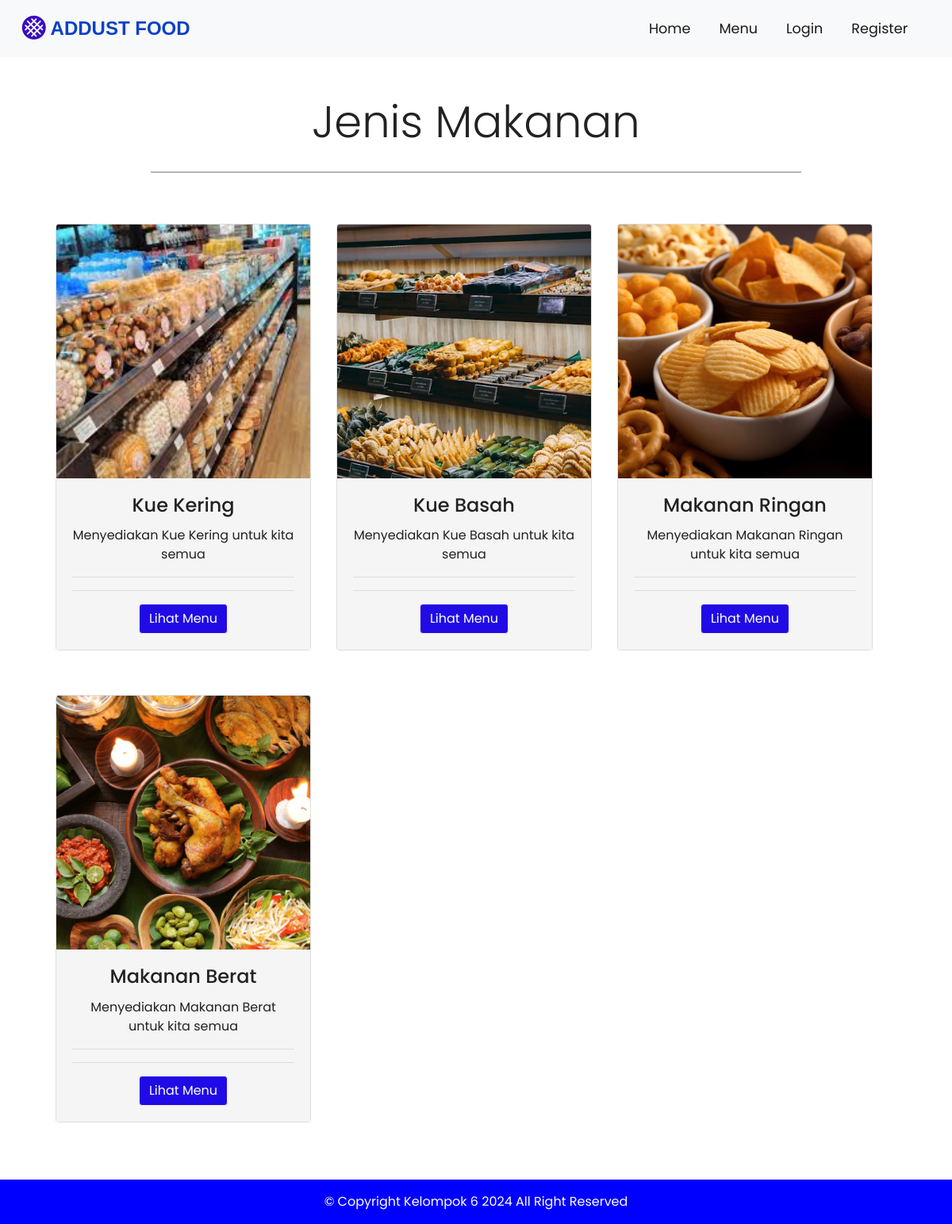
The app's page /index.php/jeniscemilan, older data.
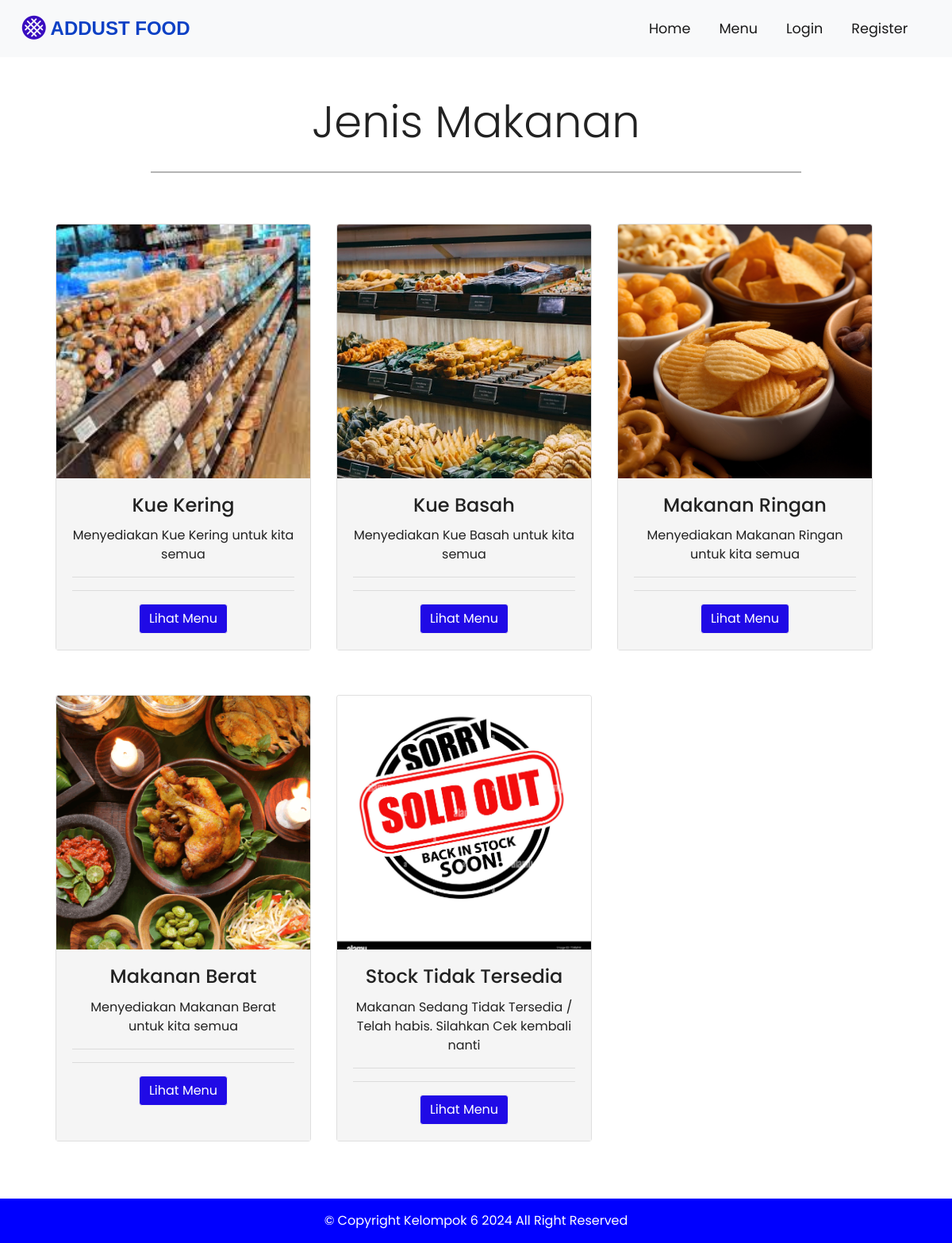
The same page, newer data.
### tables this page shows
CREATE TABLE `restaurants` (
  `r_id` int(11) NOT NULL,
  `c_id` int(11) NOT NULL,
  `name` varchar(255) NOT NULL,
  `email` varchar(255) NOT NULL,
  `phone` varchar(255) NOT NULL,
  `url` varchar(255) NOT NULL,
  `o_hr` varchar(255) NOT NULL,
  `c_hr` varchar(255) NOT NULL,
  `o_days` varchar(255) NOT NULL,
  `address` text NOT NULL,
  `img` text NOT NULL
);

### application/controllers/Jeniscemilan.php (called while the page is built, shortened)
<?php
class Jeniscemilan extends CI_Controller {
	public function index()
	{
		$this->load->model('Store_model');
		$stores= $this->Store_model->getResInfo();
		$data['stores'] = $stores;
		$this->load->view('front/partials/header');
		$this->load->view('front/jeniscemilan',$data);
		$this->load->view('front/partials/footer');
	}
}

### index.php (called while the page is built, shortened)
<?php
require_once BASEPATH.'core/CodeIgniter.php';

### application/models/Store_model.php (called while the page is built, shortened)
<?php
class Store_model extends CI_Model {
    public function getResInfo() {
        $this->db->select('*');
        $this->db->from('restaurants');
        $this->db->join('res_category','restaurants.c_id = res_category.c_id');
        $result = $this->db->get()->result_array();
        return $result;
    }
}

### application/views/front/jeniscemilan.php (the view, shortened to what this page needs)
<div class="container-fluid padding">
    <div class="row welcome text-center welcome">
        <div class="col-12">
            <h1 class="display-4">Jenis Makanan</h1>
        </div>
        <hr>
    </div>
</div>
<div class="container text-center padding dish-card">
    <div class="row container">
        <?php if(!empty($stores)) { ?>
        <?php foreach($stores as $store) { ?>
        <div class="col-md-6 col-lg-4 d-flex align-items-stretch">
            <div class="card mb-4 shadow-sm">
                <?php $image = $store['img'];?>
                <img class="card-img-top" src="<?php echo base_url().'public/uploads/restaurant/thumb/'.$image; ?>">
                <div class="card-body">
                    <h4 class="card-title"><?php echo $store['name']; ?></h4>
                    <p class="card-text mb-0"><?php echo $store['address']; ?></p>
                    <hr>
                    <hr>
                    <a href="<?php echo base_url().'dish/list/'.$store['r_id']; ?>" class="btn btn-primary">Lihat
                        Menu</a>
                </div>
            </div>
        </div>
        <?php } ?>
        <?php } else { ?>
        <h1>No records found</h1>
        <?php } ?>
    </div>
</div>

Row changes from the older to the newer data that the page shows:
added restaurants: img (picture), name "Stock Tidak Tersedia", address "Makanan Sedang Tidak Tersedia / Telah habis. Silahkan Cek kembali nanti"
